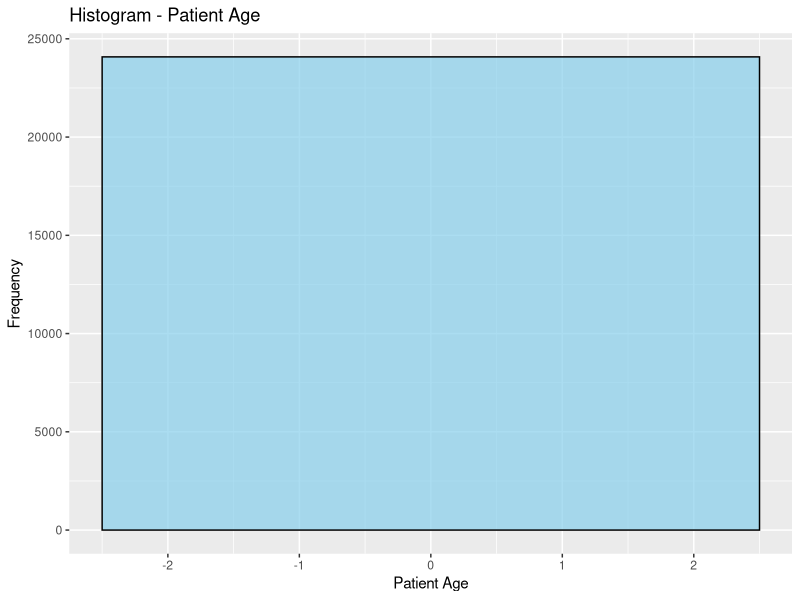
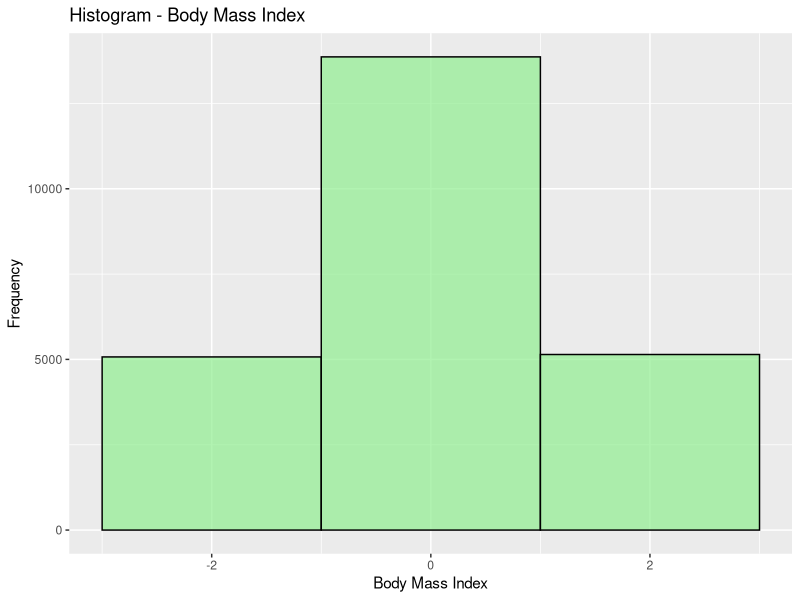
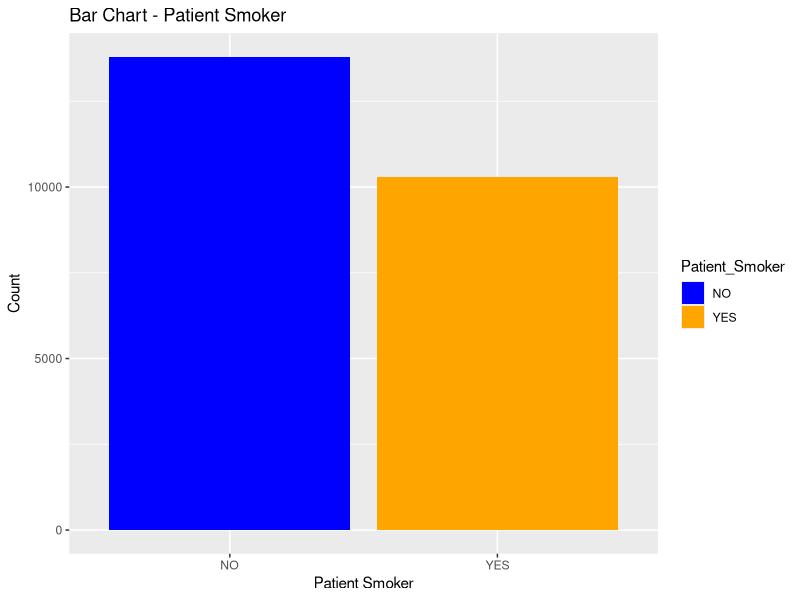
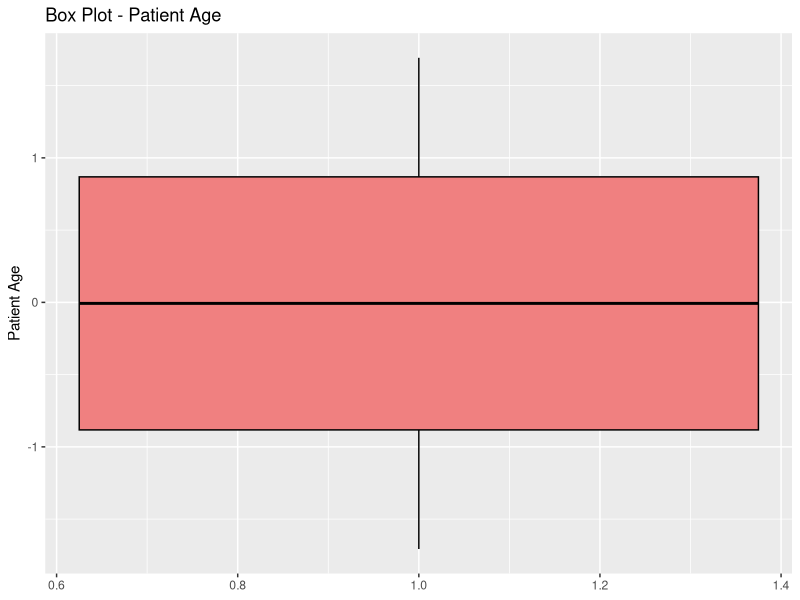
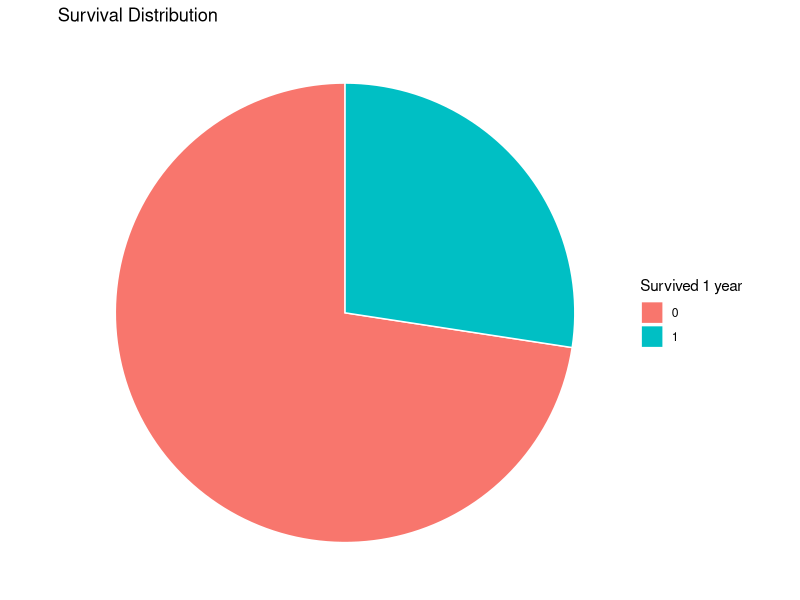
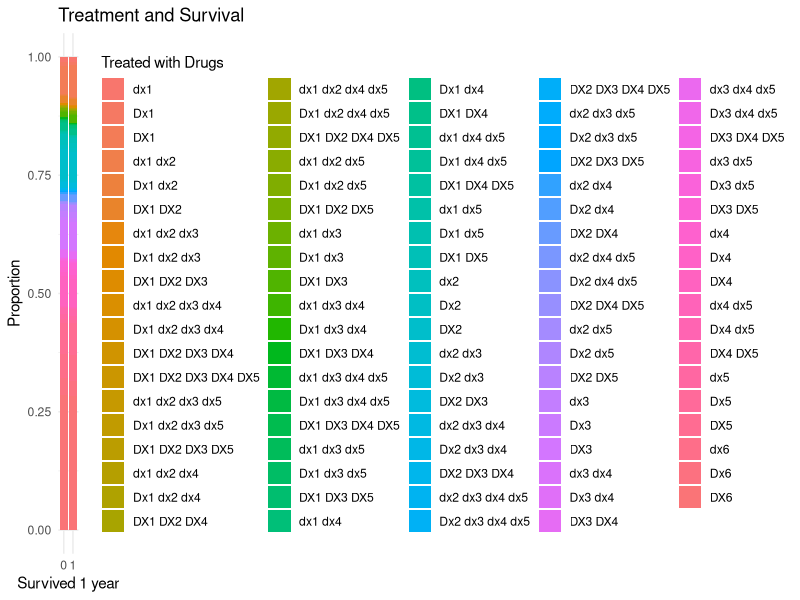
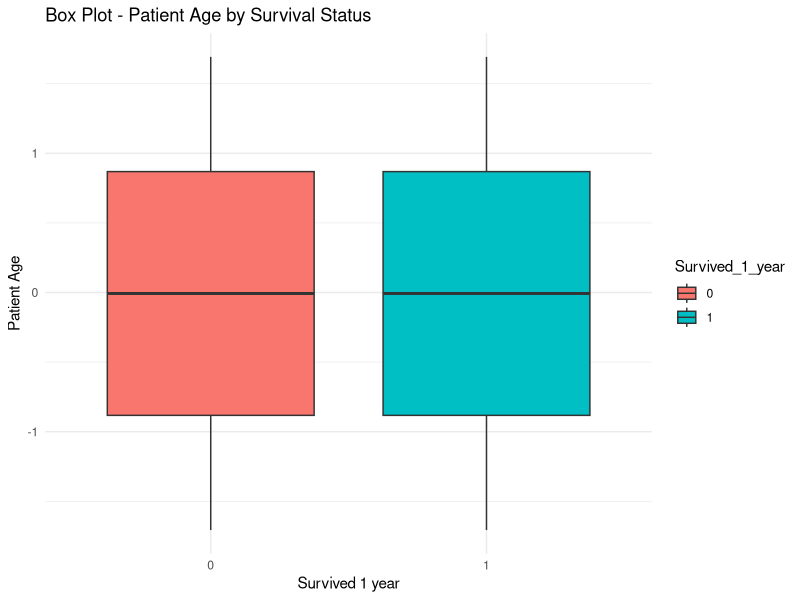
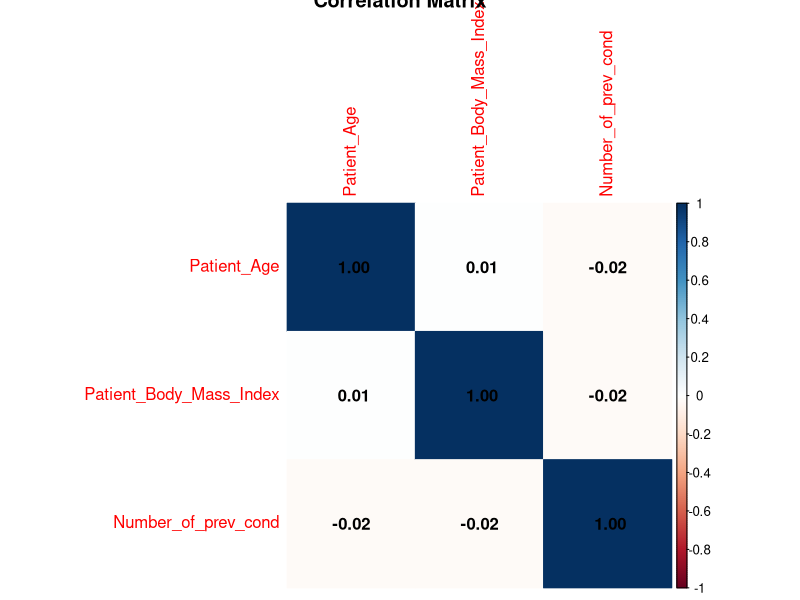

Generate these figures, in order, with R: (Note: this script raises an error after producing the figures.)
your_data_frame <- read.csv('train_data.csv')

str(your_data_frame)

# Step 1: Handle Missing Values
# Check for missing values
missing_values <- sapply(your_data_frame, function(x) sum(is.na(x)))
print(missing_values)

# Impute missing values with mean for numeric columns
your_data_frame$Patient_Age[is.na(your_data_frame$Patient_Age)] <- mean(your_data_frame$Patient_Age, na.rm = TRUE)
your_data_frame$Patient_Body_Mass_Index[is.na(your_data_frame$Patient_Body_Mass_Index)] <- mean(your_data_frame$Patient_Body_Mass_Index, na.rm = TRUE)

# Step 2: Convert Categorical Variables
# Convert categorical variables to factors
your_data_frame$Patient_Smoker <- as.factor(your_data_frame$Patient_Smoker)
your_data_frame$Patient_Rural_Urban <- as.factor(your_data_frame$Patient_Rural_Urban)

# Step 3: Encode Labels (if 'Survived_1_year' is categorical)


your_data_frame$Survived_1_year <- as.factor(your_data_frame$Survived_1_year)

# Step 4: Feature Scaling
# Standardize numeric features
your_data_frame$Patient_Age <- scale(your_data_frame$Patient_Age)
your_data_frame$Patient_Body_Mass_Index <- scale(your_data_frame$Patient_Body_Mass_Index)

# Step 5: Combine and Engineer Features (if needed)

# Step 6: Remove Unnecessary Columns
# Remove unnecessary columns
your_data_frame <- your_data_frame[, !(names(your_data_frame) %in% c("ID_Patient_Care_Situation", "Diagnosed_Condition", "Patient_ID","Patient_mental_condition"))]

# Print the structure of the preprocessed data frame
str(your_data_frame)

#--------------------------------------------------------------------------------------------------------------------------------

#  Step 1: Encode Categorical Variables using model.matrix
# One-hot encode 'Treated_with_drugs'
your_data_frame_encoded <- cbind(your_data_frame[, -which(names(your_data_frame) == "Treated_with_drugs")],model.matrix(~ Treated_with_drugs - 1, data = your_data_frame))

# Encode labels (if 'Survived_1_year' is categorical)
your_data_frame_encoded$Survived_1_year <- as.factor(your_data_frame_encoded$Survived_1_year)

# Step 2: Scale Numerical Features
# Standardize numerical features
your_data_frame_encoded$Patient_Age <- scale(your_data_frame_encoded$Patient_Age)
your_data_frame_encoded$Patient_Body_Mass_Index <- scale(your_data_frame_encoded$Patient_Body_Mass_Index)

# Step 3: Handle Outliers
# Identify and address outliers using winsorizing
winsorize <- function(x, trim = 0.05) {
  q <- quantile(x, c(trim, 1 - trim), na.rm = TRUE)
  x[x < q[1]] <- q[1]
  x[x > q[2]] <- q[2]
  return(x)
}

# Apply winsorizing to numerical features
your_data_frame_encoded$Patient_Age <- winsorize(your_data_frame_encoded$Patient_Age)
your_data_frame_encoded$Patient_Body_Mass_Index <- winsorize(your_data_frame_encoded$Patient_Body_Mass_Index)

# Print the structure of the preprocessed data frame
str(your_data_frame_encoded)

#--------------------------------------------------------------------------------------------------------------------------------

install.packages(c("ggplot2", "dplyr"))

# Load libraries
library(ggplot2)
library(dplyr)


your_data_frame$Patient_Age <- as.numeric(your_data_frame$Patient_Age)
your_data_frame$Patient_Body_Mass_Index <- as.numeric(your_data_frame$Patient_Body_Mass_Index)

# Plot histograms
ggplot(your_data_frame, aes(x = Patient_Age)) +
  geom_histogram(binwidth = 5, fill = "skyblue", color = "black", alpha = 0.7) +
  labs(title = "Histogram - Patient Age", x = "Patient Age", y = "Frequency")

ggplot(your_data_frame, aes(x = Patient_Body_Mass_Index)) +
  geom_histogram(binwidth = 2, fill = "lightgreen", color = "black", alpha = 0.7) +
  labs(title = "Histogram - Body Mass Index", x = "Body Mass Index", y = "Frequency")



# Bar chart for 'Patient_Smoker'
ggplot(your_data_frame, aes(x = Patient_Smoker, fill = Patient_Smoker)) +
  geom_bar() +
  labs(title = "Bar Chart - Patient Smoker", x = "Patient Smoker", y = "Count") +
  scale_fill_manual(values = c("YES" = "orange", "NO" = "blue"))


# Box plot for 'Patient_Age'
ggplot(your_data_frame, aes(x = 1, y = Patient_Age)) +
  geom_boxplot(fill = "lightcoral", color = "black") +
  labs(title = "Box Plot - Patient Age", x = NULL, y = "Patient Age")


ggplot(your_data_frame, aes(x = "", fill = Survived_1_year)) +
  geom_bar(width = 1, color = "white") +
  coord_polar("y") +
  labs(title = "Survival Distribution", fill = "Survived 1 year") +
  theme_void()

your_data_frame$Treated_with_drugs <- factor(your_data_frame$Treated_with_drugs)

# Stacked bar chart for 'Treated_with_drugs' with respect to 'Survived_1_year'
your_data_frame %>%
  ggplot(aes(x = Survived_1_year, fill = Treated_with_drugs)) +
  geom_bar(position = "fill", stat = "count") +
  labs(title = "Treatment and Survival", x = "Survived 1 year", y = "Proportion") +
  theme_minimal() +
  theme(legend.position = "right") +
  guides(fill = guide_legend(title = "Treated with Drugs"))

ggplot(your_data_frame, aes(x = Survived_1_year, y = Patient_Age, fill = Survived_1_year)) +
  geom_boxplot() +
  labs(title = "Box Plot - Patient Age by Survival Status", x = "Survived 1 year", y = "Patient Age") +
  theme_minimal()


install.packages("corrplot")
library(corrplot)

# Select relevant numerical columns for correlation matrix
numerical_columns <- your_data_frame[, c("Patient_Age", "Patient_Body_Mass_Index", "Number_of_prev_cond")]

# Calculate the correlation matrix
correlation_matrix <- cor(numerical_columns)

# Create a heatmap for the correlation matrix
corrplot(correlation_matrix, method = "color", addCoef.col = "black", title = "Correlation Matrix")


ggplot(your_data_frame, aes(x = Survived_1_year, y = Patient_Body_Mass_Index, fill = Survived_1_year)) +
  geom_boxplot() +
  labs(title = "Box Plot - Body Mass Index by Survival Status", x = "Survived 1 year", y = "Body Mass Index") +
  theme_minimal()

your_data_frame$Survived_1_year <- factor(your_data_frame$Survived_1_year)

# Box plot for 'Patient_Body_Mass_Index' with respect to 'Survived_1_year'
ggplot(your_data_frame, aes(x = Survived_1_year, y = Patient_Body_Mass_Index, fill = Survived_1_year)) +
  geom_boxplot() +
  labs(title = "Box Plot - Body Mass Index by Survival Status", x = "Survived 1 year", y = "Body Mass Index") +
  theme_minimal()

install.packages(c("GGally", "viridis"))

# Load libraries
library(GGally)
library(viridis)

# Select relevant numerical columns for pairs plot
numerical_columns_pairs <- your_data_frame[, c("Patient_Age", "Patient_Body_Mass_Index", "Number_of_prev_cond")]

# Ensure 'Survived_1_year' is a factor
your_data_frame$Survived_1_year <- factor(your_data_frame$Survived_1_year)

# Create a pairs plot with color gradient
ggpairs(
  data = your_data_frame,
  columns = c("Patient_Age", "Patient_Body_Mass_Index", "Number_of_prev_cond"),
  aes(color = Survived_1_year),
  lower = list(continuous = "points", combo = "facetdensity"),
  upper = list(continuous = "cor"),
  title = "Scatter Plot Matrix with Color Gradient",
  palette = "viridis"
)

#-------------------------------------------------------------------------------------------------------------------------------#
#random forest


# Install and load the randomForest package if not already installed
library(randomForest)

# Set seed for reproducibility
set.seed(123)



train_indices <- sample(1:nrow(your_data_frame_encoded), 0.7 * nrow(your_data_frame_encoded))
train_data <- your_data_frame_encoded[train_indices, ]
test_data <- your_data_frame_encoded[-train_indices, ]
# Ensure valid column names for the formula
colnames(train_data) <- make.names(colnames(train_data))

# Define the model
rf_model <- randomForest(Survived_1_year ~ .,ntree=700, data = train_data)
# Ensure valid column names for the formula
colnames(test_data) <- make.names(colnames(test_data))
# Make predictions on the test set
predictions <- predict(rf_model, newdata = test_data)

# Evaluate the model (you can use other metrics as needed)
confusion_matrix <- table(predictions, test_data$Survived_1_year)
accuracy <- sum(diag(confusion_matrix)) / sum(confusion_matrix)

# Print the results
print("Confusion Matrix:")
print(confusion_matrix)
print(paste("Accuracy:", accuracy))

# Make predictions on the test set
predictions_rf <- predict(rf_model, newdata = test_data)

# Evaluate the model
confusion_matrix_rf <- table(predictions_rf, test_data$Survived_1_year)
accuracy_rf <- sum(diag(confusion_matrix_rf)) / sum(confusion_matrix_rf)



# Print the results
cat("Random Forest Metrics:\n")
cat("Confusion Matrix:\n", confusion_matrix_rf, "\n")
cat("Accuracy:", accuracy_rf, "\n")

#--------------------------------------------------------------------------------------------------------------------#

#Logistic regression

# Load required libraries
library(caret)
library(glmnet)


# Set the seed for reproducibility
set.seed(123)
# Define the control parameters for cross-validation
ctrl <- trainControl(method = "cv", number = 5)

# Define the hyperparameter grid for logistic regression
grid <- expand.grid(alpha = seq(0, 1, 0.1),
                    lambda = seq(0.001, 0.1, length = 10))

# Ensure valid column names for the formula
colnames(your_data_frame_encoded) <- make.names(colnames(your_data_frame_encoded))

# Perform logistic regression using grid search and cross-validation
model_lr <- train(Survived_1_year ~ ., data = your_data_frame_encoded, method = "glmnet",
                  trControl = ctrl, tuneGrid = grid)

# Display the best model and its parameters
print(model_lr)

# Make predictions on the entire dataset
predictions_lr <- predict(model_lr, newdata = your_data_frame_encoded)

# Evaluate the model 
confusion_matrix_lr <- table(predictions_lr, your_data_frame_encoded$Survived_1_year)
accuracy_lr <- sum(diag(confusion_matrix_lr)) / sum(confusion_matrix_lr)

# Print the results
cat("Confusion Matrix:\n", confusion_matrix_lr, "\n")
cat("Accuracy:", accuracy_lr, "\n")

